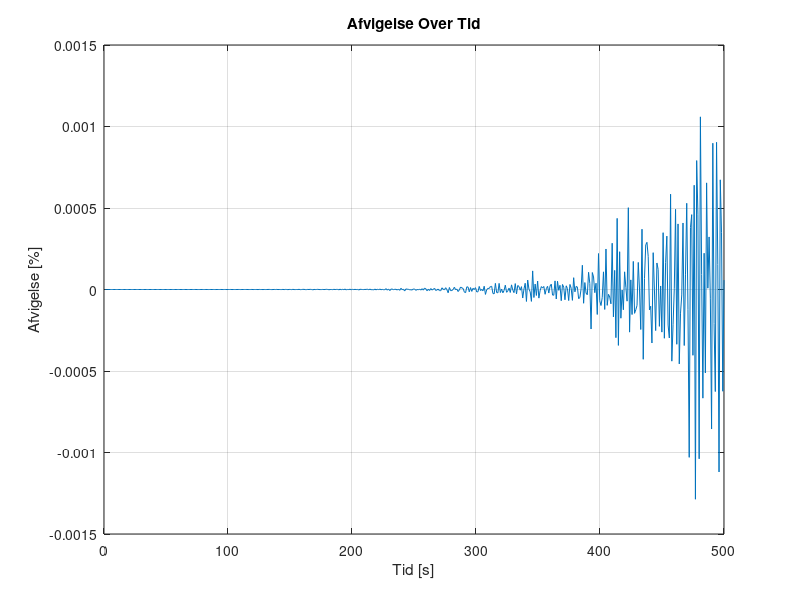
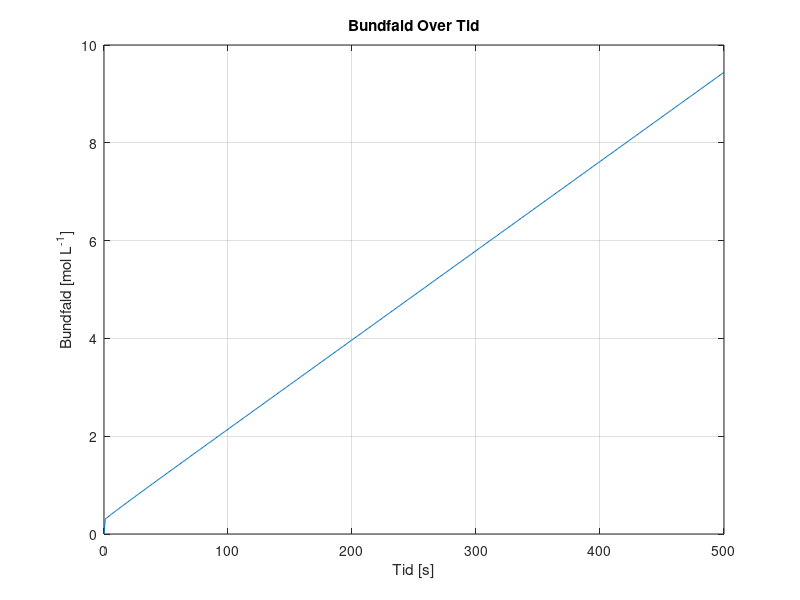
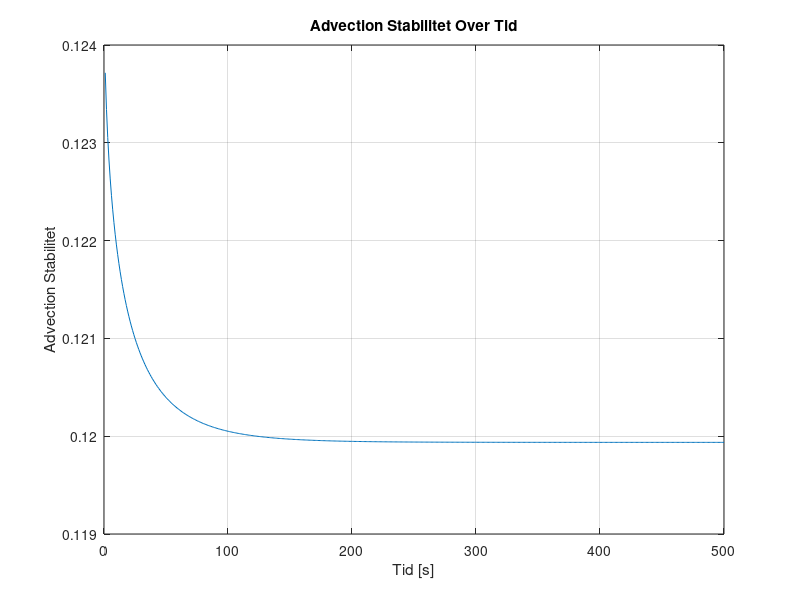
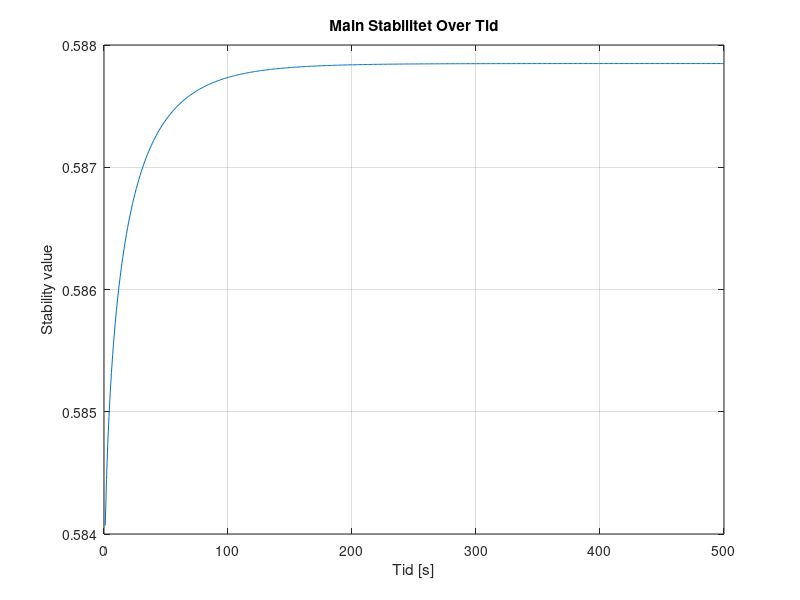

Write the MATLAB code that produced these figures, in order. (Note: this script raises an error after producing the figures.)
%%%%%%%%%%%%%%%%%%%%%%%%%%%%%%%%%%%%%%%
%%%  GITHUB - ALL RIGHTS RESERVED   %%%
%%%                                 %%%
%%% PROPERTY OF AALBORG UNIVERSITY  %%%
%%%         CREATED BY:             %%%
%%%  GROUP 3 - 3RD SEMESTER- 2023   %%%
%%%    @ANALREXIA    @ANDEMANDEN    %%%
%%%    @BONINATOR1   @PETERPASTA11  %%%
%%%%%%%%%%%%%%%%%%%%%%%%%%%%%%%%%%%%%%%
%%
clear
close all
clc
%% Inital Parameters
Lx = 0.1;                     % Domain length [m]
domain_steps = 1000;          % Number of spatial domain steps
dx = Lx / (domain_steps - 1); % Position discretization [m]
 
Lt = 500;              % Time length [s]
time_steps = 500;      % Number of time steps
dt = Lt / time_steps;  % Temporal discretization [s]

% DEFINED VARIABLES
D = 1.464*10^-9;      % Diffusivity coefficient H2PO4- in water [m^2 s^-1]
Cf = 0.1;             % Ionconcentration of the feed [mol L^-1]
DeltaP = 35;          % Change in outer pressure [bar]
Am = 0.0308;          % Surfacearea of the membrane [m^2]
k0 = 5.7311*10^-7;    % Initial water permeability [m^3 m^-2 bar^-1 s^-1] 
mu = 0.8903*10^-9;    % Viscosity of water [bar∙s]
Rm = 1/(mu*k0);       % Membraneresitance of water [m^-1]
alpha = 1*10^14;      % Specific fouling resistance [m · kg-1] or [m L mol^-1]
JuScalar = 0.5;       % Percipitate Advection Coefficient
sig_i = 0.1;          % Rejection of ions 

% PHYSICAL CONSTANTS

R = 8.31415*10^-2;  % Gasconstant [L Bar mol^-1 K^-1]
T = 273.15+25;      % Temperature [K]
 
% Anonymous functions

Udf = @(conc) 0.0011*exp(36.328*conc) + 0.263253; % Concentration of percipitate in respect to Ciw. [mol L^-1]
Rf = @(conc) alpha*(Udf(conc)/Am);                % Foulingresistance [m^-1]
k = @(conc) 1/(mu*(Rm+Rf(conc)));                 % Water permeability dependent on mu,Rm and Rf [m^3 m^-2 bar^-1 s^-1]


% Space and Time Grid
x = linspace(0, Lx, domain_steps);
t = linspace(0, Lt, time_steps);

% Initial concentration array AND Initial condition
C = zeros(domain_steps, time_steps)+0.1; % 0.1 molar [H2PO4] at pH 2.9

% Diffusive Stability

DS = D*dt/dx^2;
fprintf('\n Diffusivity Stability = %f', DS);
if DS>0.5 
   fprintf(2,'\n ERROR: Stabilitetsfejl');
else
    fprintf('\n Stable Diffusion Model !!');
end


%% Time-stepping loop
for j = 2:time_steps
    if j == 2
            Cudf = Udf(Cf); % Initial Percipitation
            Cop = 0;
            Cbw = Udf(Cf);
            Jb = 0;
        else
            Cudf = Udf(Ciw);
            Jb = Jkonv*Udf(Cf)*(dt/dx)*JuScalar;
            Cop = Cop + Jb; % Total percipitate after advection [mol L^-1]
            Cbw = Cudf + Cop;
    end
    
    for i = 1:domain_steps
        Ciw = C(domain_steps, j-1); % Concentration of ions at the wall [mol L^-1]

        C(1, :) = Cf; % Set the leftmost boundary to Cf [mol L^-1]

        

        Jkonv = (k(Ciw)*(DeltaP-(1*R*T*(Ciw))));  % Volume flux = Jkonv , in terms of osmotic pressure (DeltaP, R, T, C_(i_w)) and k. [m/s]

        if i == 1 % First Cell (no left neighbor)
            Jdiff = 0;       % Diffusive ionflux
            Jadv = 0;        % Advective flux

        elseif i == domain_steps % Membrane wall cell (no right neighbor)
            Jdiff = (D * (C(domain_steps - 1, j-1) - C(domain_steps, j-1))) / dx^2;           % Diffusive ionflux [mol · m-2 · s-1]
            Jadv = -Jkonv * (C(domain_steps, j-1)*(1-sig_i) - C(domain_steps - 1, j-1)) / dx; % Advective flux [mol · m-2 · s-1]

        else    % Bulk Cells
            % Calculate the second derivative normally
            Jdiff = D * (C(i + 1, j-1) - 2 * C(i, j-1) + C(i - 1, j-1)) / dx^2; % Diffusive ionflux at the membrane wall [mol · m-2 · s-1]
            Jadv = -Jkonv * (C(i, j-1) - C(i-1, j-1)) / dx;                     % Advective flux at the membrane wall [mol · m-2 · s-1]
        end
        % Apply the diffusion-advection equation
        C(i, j) = C(i, j-1) + dt * (Jdiff + Jadv); % Apply the diffusion-advection equation [mol L^-1]
        Jkonv_values(j) = Jkonv;                   % Storing convective flux values in respect to time
        Cbw_values(j) = Cbw;                       % Storing precipitate values in respect to time
        AS(j) = Jkonv * dt/dx;                     % Storing Stability plot values
        % Main Stability
        MainS=(1-2*DS-AS(j));                      % Calculation of specific main stability to time
        MainS_values(j)=MainS;                     % Storing main stability values

    end
end
%% conservation and error

volprc = dx*Am*1000;  % Volume per cell in Liters

Ciw = [0,C(domain_steps, :)]; % Making the matrix line up properly and have the right size
Ciw(end) = [];

Systemdiff = [0, diff(sum(C*volprc,1))]; % Difference in system concentration per dt

inflow = Cf*(Jkonv_values)*(dt/dx)*volprc;                 % Input [mol]
outflow = Ciw.* Jkonv_values*(dt/dx)*volprc*(1-sig_i);     % Output [mol]
infoutdiff = (inflow - outflow);                           % Difference in input and output
ERROR = ((Systemdiff - infoutdiff).*Systemdiff.^(-1))*100; % Mass conservation error


%% 2D Plots

% Plot Mass Conservation Error values over time

figure;
plot(t, ERROR);
xlabel('Tid [s]');
ylabel('Afvigelse [%]');
title('Afvigelse Over Tid');
grid on;


% Plot Percipitate (DS) values over time

figure;
plot(t, Cbw_values);
xlabel('Tid [s]');
ylabel('Bundfald [mol L^{-1}]');
title('Bundfald Over Tid');
grid on;
%ylim([0.3, 0.35]);

% Plot Advection Stability (DS) values over time

figure;
plot(t(2:end), AS(2:end));
xlabel('Tid [s]');
ylabel('Advection Stabilitet');
title('Advection Stabilitet Over Tid');
grid on;

% Plot Main Stability (MainS) values over time

figure;
plot(t(2:end), MainS_values(2:end));
xlabel('Tid [s]');
ylabel('Stability value');
title('Main Stabilitet Over Tid');
grid on;

% Plot Jkonv values over time
figure;
plot(t(2:end), Jkonv_values(2:end));
xlabel('Tid [s]');
ylabel('J_{konv} [m s^{-1}]');
title('J_{konv} [m s^{-1}] Over Tid');
grid on;
xlim([0, 500]);
ax = gca;
ax.YAxis.Exponent = -6;

% Define fractions of time steps you want to visualize
time_fraction = [0.001, 0.01, 0.1, 0.2, 0.3, 0.4, 0.5, 0.6, 0.7, 0.8, 0.9];  % For example, 0.1 corresponds to 10% of time steps

% Calculate the corresponding time indices
time_instances = round(time_fraction * time_steps);

% Figure - Concentration over time sideplot
figure;
hold on;

for i = 1:length(time_instances)   % Concentration at specific time instances
    time_index = time_instances(i);
    plot(x, C(:, time_index)/Cf - 1);
end

xlabel('Position [m]');
ylabel('CF - 1');
title('Centreret CF over Position ved Forskellige Tidspunkter');
xlim([0.099, Lx]);
ylim([0, 0.12]);

% Add a legend for clarity
legend(arrayfun(@(f) ['t=', num2str(f), 's'], time_instances, 'UniformOutput', false));

grid on;
hold off;


%% 3D Plot

% 3D surface plot - concentration over time and position
[T, X] = meshgrid(t, x);
figure;
h = surf(X, T, (C/Cf)-1);
xlabel('Position [m]');
ylabel('Tid [s]');
zlabel('CF - 1');
title('Centreret Koncentrations Faktor Over Tid og Position');
xlim([0, Lx]);
ylim([0, Lt]);
zlim([0, 0.12]);
set(h,'LineStyle','none')
colormap(jet)
clim([0, 0.12])


%%
load('step1jv.mat', 'Jv_values1');
load('step2jv.mat', 'Jv_values2');
load('step3jv.mat', 'Jv_values3');
load('step4jv.mat', 'Jv_values4');

% Remove the first value from each series
Jv_values1 = Jv_values1(2:end);
Jv_values2 = Jv_values2(2:end);
Jv_values3 = Jv_values3(2:end);
Jv_values4 = Jv_values4(2:end);

%% Jv graph

% Create a figure for the first plot
figure;
hold on;
x = linspace(0, 500, 500);

plot(x(2:end), Jv_values1, 'LineWidth', 1.5);
plot(x(2:end), Jv_values2, 'LineWidth', 1.5);
plot(x(2:end), Jv_values3, 'LineWidth', 1.5);
plot(x(2:end), Jv_values4, 'LineWidth', 1.5);

xlabel('Tid [s]');
ylabel('J_{konv} [m s^{-1}]');
title('J_{konv} [m s^{-1}] Over Tid');
grid on;

legend('Advektion', 'Membran', 'Diffusion', 'Fouling');
%% Jv graph

% Create a figure for the first plot
figure;
hold on;
x = linspace(0, 500, 500);

% Subtract the last value of each series from the entire series
Jv_values2_centered = Jv_values2 - Jv_values2(end);
Jv_values3_centered = Jv_values3 - Jv_values3(end);
Jv_values4_centered = Jv_values4 - Jv_values4(end);

plot(x(2:end), Jv_values2_centered, 'LineWidth', 1.5);
plot(x(2:end), Jv_values3_centered, 'LineWidth', 1.5);
plot(x(2:end), Jv_values4_centered, 'LineWidth', 1.5);

xlabel('Tid [s]');
ylabel('J_{konv} - J_{SS} [m^{3} m^{-2} s^{-1}]');
title('Centreret J_{konv} Over Tid');
grid on;

legend('Membran', 'Diffusion', 'Fouling');
